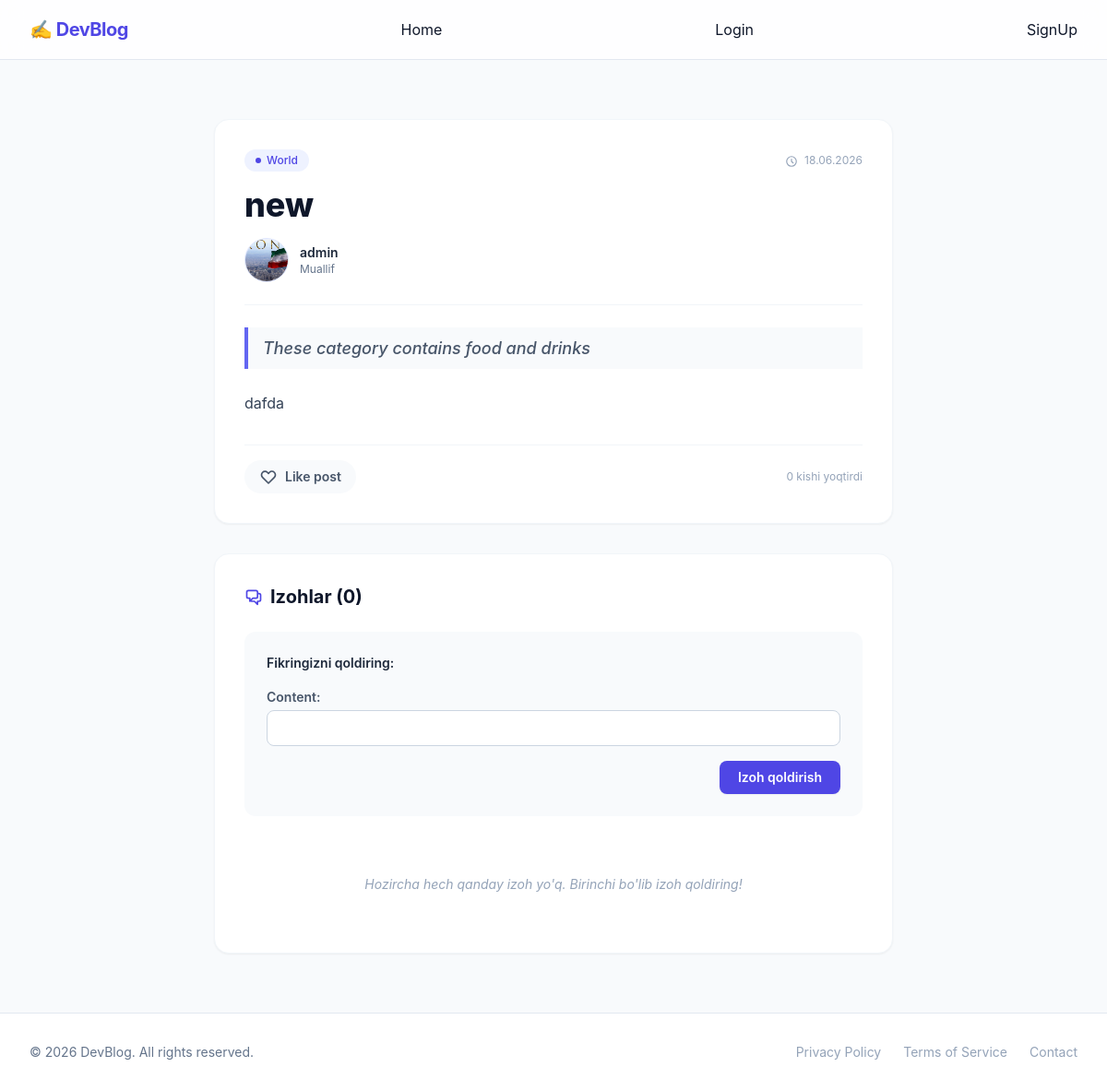
Screenshot of /posts/detailed/2 with the database file from the repository.
### posts/models.py (models this page shows, shortened)
class Post(models.Model):
    title = models.CharField(max_length=100)
    desc = models.CharField(max_length=600)
    author = models.ForeignKey(CustomUser, on_delete=models.CASCADE)
    image = models.ImageField(upload_to='posts/', null=True, blank=True)
    body = models.TextField()
    category = models.ForeignKey(Category, on_delete=models.SET_NULL, null=True, blank=True)
    created_at = models.DateTimeField(auto_now_add=True)
    @property
    def users_who_liked(self):
        return [like.user for like in self.likes.all()]

class Category(models.Model):
    name = models.CharField(max_length=30)
    desc = models.CharField(max_length=500)
    def __str__(self):
        return self.name

class Like(models.Model):
    post = models.ForeignKey(Post, on_delete=models.CASCADE, related_name='likes')
    user = models.ForeignKey(CustomUser, on_delete=models.CASCADE)
    created_at = models.DateTimeField(auto_now_add=True)
    class Meta:
        unique_together = ('post', 'user')

### accounts/models.py (models this page shows)
class CustomUser(AbstractUser):
    age = models.IntegerField(null=True, blank=True)
    profile_img = models.ImageField(upload_to='avatars/', default='default_profile.jpg', blank=True)
    phone_number = models.CharField(max_length=15, blank=True, null=True)

### posts/views.py (the view)
# urls.py: path('detailed/<int:pk>', PostDetailView.as_view(), name='post-detail'),
class PostDetailView(View):
    def get(self, request, pk):
        form = CommentForm()
        post = get_object_or_404(Post, pk=pk)
        comments = Comment.objects.filter(post=post).all()
        return render(request, 'post-detail.html', {'post':post, 'comments':comments, 'form':form})

### posts/forms.py
class CommentForm(forms.ModelForm):
    content = forms.CharField(min_length=1, max_length=1000)
    class Meta:
        model = Comment
        fields = ['content']

### templates/post-detail.html (shortened to what this page needs)
{% extends 'base.html' %}
{% block content %}
<div class="max-w-3xl mx-auto px-4 py-8">
    <article class="bg-white rounded-2xl shadow-sm border border-slate-100 overflow-hidden mb-8">
        <div class="p-6 md:p-8">
            <div class="flex items-center justify-between mb-4">
                {% if post.category %}
                    <span class="inline-flex items-center gap-1.5 px-3 py-1 rounded-full text-xs font-medium bg-indigo-50 text-indigo-600">
                        <span class="w-1.5 h-1.5 rounded-full bg-indigo-600"></span>
                        {{ post.category }}
                    </span>
                {% endif %}
                <span class="text-xs text-slate-400">
                    <svg class="h-3.5 w-3.5 inline mr-1" fill="none" viewBox="0 0 24 24" stroke="currentColor">
                        <path stroke-linecap="round" stroke-linejoin="round" stroke-width="2" d="M12 8v4l3 3m6-3a9 9 0 11-18 0 9 9 0 0118 0z" />
                    </svg>
                    {{ post.created_at|date:"d.m.Y" }}
                </span>
            </div>
            <h1 class="text-2xl md:text-4xl font-extrabold text-slate-900 mb-4 leading-tight">
                {{ post.title }}
            </h1>
            <div class="flex items-center gap-3 mb-6 pb-6 border-b border-slate-100">
                <div class="h-12 w-12 rounded-full overflow-hidden bg-indigo-50 border border-indigo-100 flex items-center justify-center text-indigo-600 font-bold text-lg uppercase shadow-inner flex-shrink-0">
                    {% if post.author.profile_img %}
                        <img src="{{ post.author.profile_img.url }}" alt="{{ post.author }}" class="w-full h-full object-cover">
                    {% else %}
                        {{ post.author|slice:":1" }}
                    {% endif %}
                </div>
                <div>
                    <p class="text-sm font-semibold text-slate-800">{{ post.author.get_full_name|default:post.author.username }}</p>
                    <p class="text-xs text-slate-500">Muallif</p>
                </div>
            </div>
            {% if post.desc %}
                <p class="text-lg text-slate-600 font-medium italic mb-6 leading-relaxed border-l-4 border-indigo-500 pl-4 bg-slate-50 py-2">
                    {{ post.desc }}
                </p>
            {% endif %}
            <div class="prose max-w-none text-slate-700 leading-relaxed mb-8">
                {{ post.body|linebreaks }}
            </div>
            <div class="flex items-center justify-between pt-4 border-t border-slate-100">
                <form method="POST" action="{% url 'like' post.pk %}" class="inline-block">
                    {% if request.user in post.users_who_liked.all or request.user in post.users_who_liked %}
                        <button type="submit" class="inline-flex items-center gap-2 text-sm font-semibold text-rose-600 bg-rose-50 hover:bg-rose-100 px-4 py-2 rounded-full transition-colors">
                            <svg class="h-5 w-5 fill-rose-600" xmlns="http://www.w3.org/2000/svg" viewBox="0 0 24 24">
                                <path d="M12 21.35l-1.45-1.32C5.4 15.36 2 12.28 2 8.5 2 5.42 4.42 3 7.5 3c1.74 0 3.41.81 4.5 2.09C13.09 3.81 14.76 3 16.5 3 19.58 3 22 5.42 22 8.5c0 3.78-3.4 6.86-8.55 11.54L12 21.35z"/>
                            </svg>
                            <span>Liked</span>
                        </button>
                    {% else %}
                        <button type="submit" class="inline-flex items-center gap-2 text-sm font-semibold text-slate-600 bg-slate-50 hover:bg-slate-100 hover:text-slate-900 px-4 py-2 rounded-full transition-colors">
                            <svg class="h-5 w-5 fill-none stroke-current stroke-2" xmlns="http://www.w3.org/2000/svg" viewBox="0 0 24 24">
                                <path stroke-linecap="round" stroke-linejoin="round" d="M4.318 6.318a4.5 4.5 0 000 6.364L12 20.364l7.682-7.682a4.5 4.5 0 00-6.364-6.364L12 7.636l-1.318-1.318a4.5 4.5 0 00-6.364 0z" />
                            </svg>
                            <span>Like post</span>
                        </button>
                    {% endif %}
                </form>
                <div class="text-xs text-slate-400">
                    {{ post.users_who_liked.count|default:0 }} kishi yoqtirdi
                </div>
            </div>
        </div>
    </article>
    <section class="bg-white rounded-2xl shadow-sm border border-slate-100 p-6 md:p-8">
        <h3 class="text-xl font-bold text-slate-900 mb-6 flex items-center gap-2">
            Izohlar ({{ comments.count|default:0 }})
        </h3>
        <div class="mb-8 bg-slate-50 rounded-xl p-4 md:p-6">
            <h4 class="text-sm font-semibold text-slate-800 mb-3">Fikringizni qoldiring:</h4>
            <form method="POST" action="{% url 'comment' post.pk %}" class="space-y-4">
                <div class="django-form-container">
                    {{ form.as_p }}
                </div>
                <div class="flex justify-end">
                    <button type="submit" class="px-5 py-2 bg-indigo-600 text-white rounded-lg text-sm font-semibold hover:bg-indigo-700 transition-colors shadow-sm">
                        Izoh qoldirish
                    </button>
                </div>
            </form>
        </div>
        <div class="space-y-4">
            {% for comment in comments %}
                <div class="p-4 rounded-xl bg-slate-50 border border-slate-100 flex gap-3">
                    <div class="h-10 w-10 rounded-full overflow-hidden bg-indigo-50 border border-indigo-100 flex items-center justify-center text-indigo-600 font-bold text-lg uppercase shadow-inner flex-shrink-0">
                        {% if comment.author.profile_img %}
                            <img src="{{ comment.author.profile_img.url }}" alt="{{ post.author }}" class="w-full h-full object-cover">
                        {% else %}
                            {{ post.author|slice:":1" }}
                        {% endif %}
                    </div>
                    <div class="flex-1">
                        <div class="flex items-center justify-between mb-1">
                            <span class="text-sm font-bold text-slate-800">{{ comment.author.username }}</span>
                            <span class="text-xs text-slate-400">{{ comment.created_at|timesince }} oldin</span>
                        </div>
                        <p class="text-sm text-slate-600 leading-relaxed">{{ comment.content }}</p>
                    </div>
                </div>
            {% empty %}
                <div class="text-center py-8">
                    <p class="text-slate-400 text-sm italic">Hozircha hech qanday izoh yo'q. Birinchi bo'lib izoh qoldiring!</p>
                </div>
            {% endfor %}
        </div>
    </section>
</div>
{% endblock %}

### templates/post-detail.html (style rules this page uses)
.django-form-container p { margin-bottom: 1rem; }
.django-form-container label { display: block; font-size: 0.875rem; font-weight: 600; color: #475569; margin-bottom: 0.25rem; }
.django-form-container input, .django-form-container textarea { width: 100%; padding: 0.5rem 0.75rem; border-radius: 0.5rem; border: 1px solid #cbd5e1; background-color: #ffffff; color: #1e293b; font-size: 0.875rem; outline: none; transition: border-color 0.2s, box-shadow 0.2s; }

### rows the page displays
Post: category "World", created_at "18.06.2026", title "new", author.profile_img (placeholder picture), author.get_full_name "admin", desc "These category contains food and drinks", body "dafda", users_who_liked.count "0"

### other values shown
{{ comments.count|default:0 }} "0"
